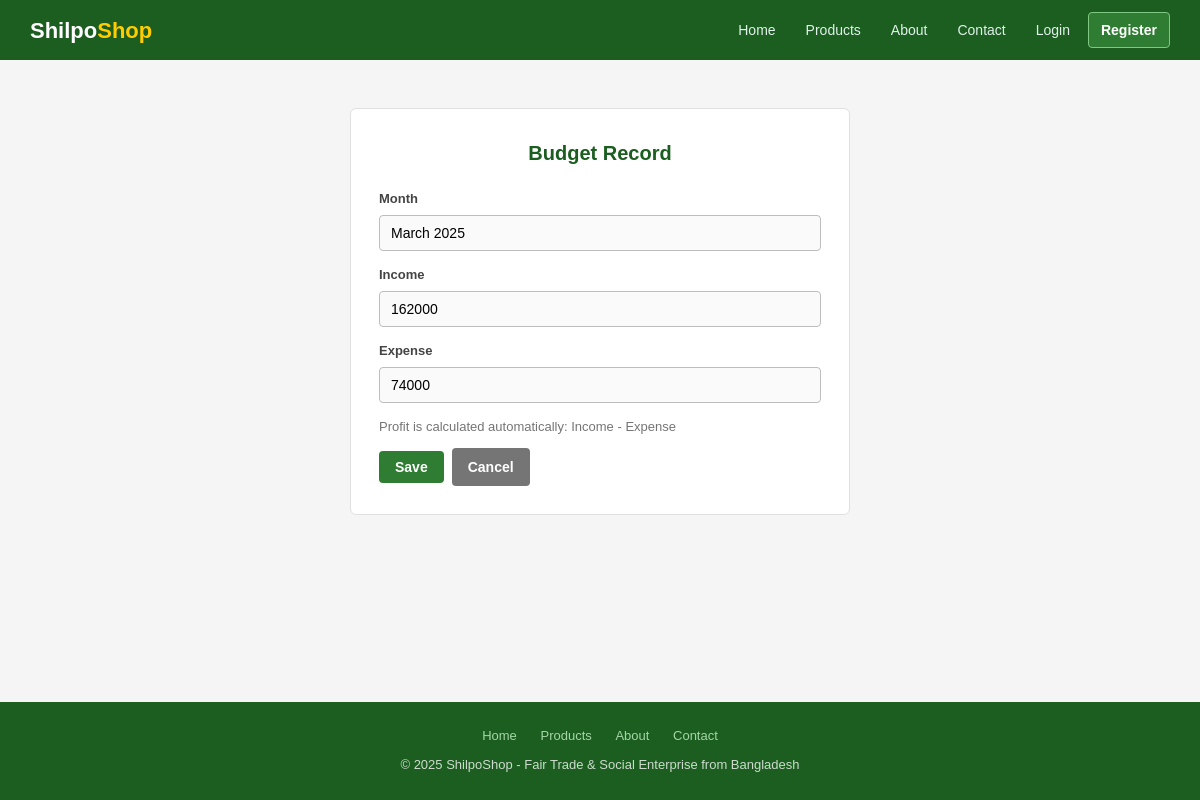
Page /budget/edit/3/ on the committed database.
### budget_app/models.py (models this page shows, shortened)
class Budget(models.Model):
    month = models.CharField(max_length=20)
    income = models.IntegerField()
    expense = models.IntegerField()
    profit = models.IntegerField(default=0)

### budget_app/views.py (the view)
def budget_edit(request, id):
    budget = get_object_or_404(Budget, id=id)
    if request.method == 'POST':
        form = BudgetForm(request.POST, instance=budget)
        if form.is_valid():
            form.save()
            return redirect('budget_list')
    else:
        form = BudgetForm(instance=budget)
    return render(request, 'budget_app/budget_form.html', {
        'form': form
    })

### budget_app/forms.py
class BudgetForm(forms.ModelForm):
    class Meta:
        model = Budget
        fields = [
            'month',
            'income',
            'expense'
        ]

### templates/budget_app/budget_form.html (shortened to what this page needs)
{% extends 'base.html' %}
{% block content %}
<div class="form-container">
    <h2>Budget Record</h2>
    <form method="POST" novalidate>
        {% for field in form %}
        <div class="field-row">
            <label>{{ field.label }}</label>
            {{ field }}
        </div>
        {% endfor %}
        <p class="text-muted" style="margin-bottom:10px;">
            Profit is calculated automatically: Income - Expense
        </p>
        <div class="flex gap-1">
            <button type="submit" class="btn btn-green">Save</button>
            <a href="{% url 'budget_list' %}" class="btn btn-gray">Cancel</a>
        </div>
    </form>
</div>
{% endblock %}

### static/style.css (style rules this page uses)
* { margin: 0; padding: 0; box-sizing: border-box; }
body { font-family: Arial, sans-serif; background-color: #f5f5f5; color: #333; font-size: 15px; line-height: 1.6; min-height: 100vh; display: flex; flex-direction: column; }
a { color: #2e7d32; text-decoration: none; }
.btn { display: inline-block; padding: 8px 16px; border-radius: 4px; font-size: 14px; font-weight: bold; border: none; cursor: pointer; text-decoration: none !important; text-align: center; transition: opacity 0.15s; }
.btn-green { background-color: #2e7d32; color: #fff !important; }
.btn-gray { background-color: #757575; color: #fff !important; }
.form-container { background: #fff; border: 1px solid #e0e0e0; border-radius: 6px; padding: 28px; max-width: 500px; margin: 24px auto; }
.form-container h2 { font-size: 20px; color: #1b5e20; margin-bottom: 20px; text-align: center; }
.field-row { margin-bottom: 14px; }
.field-row label { display: block; font-size: 13px; font-weight: bold; color: #444; margin-bottom: 5px; }
input[type="text"], input[type="password"], input[type="email"], input[type="number"], input[type="file"], select, textarea { width: 100%; padding: 9px 11px; border: 1px solid #bdbdbd; border-radius: 4px; font-size: 14px; font-family: Arial, sans-serif; background: #fafafa; box-sizing: border-box; }
.form-container p, .form-box p { margin-bottom: 14px; }
.text-muted { color: #757575; font-size: 13px; }
.flex { display: flex; align-items: center; }
.gap-1 { gap: 8px; }

### rows in the picture
Budget: form "March 2025" "162000" "74000"

### other values in the picture
{{ field.label }} "Month" "Income" "Expense"
